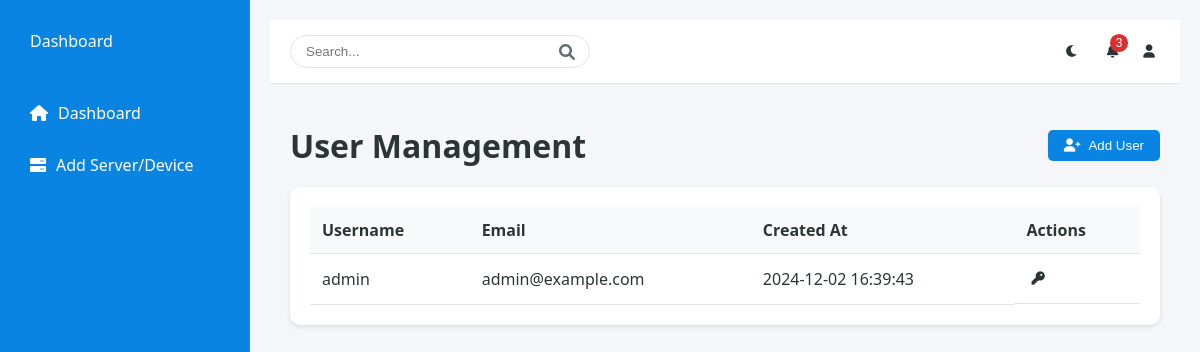
Page /users (signed in) on the earlier database version.
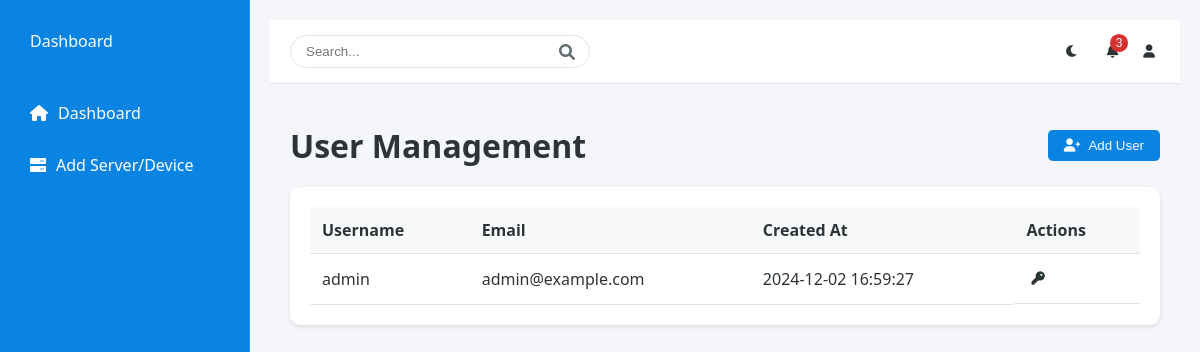
Same page on the later database version.
### models.py (models this page shows, shortened)
class User(UserMixin, db.Model):
    id = db.Column(db.Integer, primary_key=True)
    username = db.Column(db.String(80), unique=True, nullable=False)
    email = db.Column(db.String(120), unique=True, nullable=False)
    password_hash = db.Column(db.String(128))
    is_admin = db.Column(db.Boolean, default=False)
    devices = db.relationship('Device', backref='owner', lazy=True)
    created_at = db.Column(db.DateTime, default=datetime.utcnow)

### app.py (the view)
@app.route('/users')
@login_required
def manage_users():
    if not current_user.is_admin:
        flash('Access denied. Admin privileges required.', 'error')
        return redirect(url_for('dashboard'))
    users = User.query.all()
    return render_template('users.html', users=users)

### app.py (called while the page is built)
@login_manager.user_loader
def load_user(user_id):
    return User.query.get(int(user_id))

### templates/users.html (shortened to what this page needs)
{% extends "dashboard.html" %}
{% block content %}
<div class="dashboard-content">
    <div class="section-header">
        <h1>User Management</h1>
        <button class="action-btn" onclick="document.getElementById('addUserModal').style.display='block'">
            <i class="fas fa-user-plus"></i> Add User
        </button>
    </div>
    <div class="data-table">
        <table>
            <thead>
                <tr>
                    <th>Username</th>
                    <th>Email</th>
                    <th>Created At</th>
                    <th>Actions</th>
                </tr>
            </thead>
            <tbody>
                {% for user in users %}
                <tr>
                    <td>{{ user.username }}</td>
                    <td>{{ user.email }}</td>
                    <td>{{ user.created_at.strftime('%Y-%m-%d %H:%M:%S') }}</td>
                    <td class="actions">
                        <button class="icon-btn" onclick="openResetPasswordModal('{{ user.id }}')">
                            <i class="fas fa-key"></i>
                        </button>
                    </td>
                </tr>
                {% endfor %}
            </tbody>
        </table>
    </div>
</div>
{% endblock %}

### templates/dashboard.html (shortened to what this page needs)
{% extends "base.html" %}

### templates/base.html (shortened to what this page needs)
<!DOCTYPE html>
<html lang="en">
<head>
    <link rel="stylesheet" href="{{ url_for('static', filename='css/styles.css') }}">
    <link rel="stylesheet" href="https://cdnjs.cloudflare.com/ajax/libs/font-awesome/6.0.0/css/all.min.css">
</head>
<body>
    <div class="container">
        {% if current_user.is_authenticated %}
        <nav class="sidebar">
            <div class="logo">
                <span>Dashboard</span>
            </div>
            <ul class="nav-links">
                <li>
                    <a href="{{ url_for('dashboard') }}">
                        <i class="fas fa-home"></i>
                        <span>Dashboard</span>
                    </a>
                </li>
                <li>
                    <a href="{{ url_for('add_server') }}">
                        <i class="fas fa-server"></i>
                        <span>Add Server/Device</span>
                    </a>
                </li>
            </ul>
        </nav>
        {% endif %}
        <div class="main-content">
            {% if current_user.is_authenticated %}
            <header>
                <div class="header-content">
                    <div class="search-bar">
                        <input type="text" placeholder="Search...">
                        <i class="fas fa-search"></i>
                    </div>
                    <div class="header-icons">
                        <button id="theme-toggle" class="icon-btn" title="Toggle Theme">
                            <i class="fas fa-moon"></i>
                        </button>
                        <div class="notification-section">
                            <button class="icon-btn notification-btn" title="Notifications">
                                <i class="fas fa-bell"></i>
                                <span class="notification-badge">3</span>
                            </button>
                        </div>
                        <div class="profile-section">
                            <button class="icon-btn profile-btn" title="Profile Menu">
                                <i class="fas fa-user"></i>
                            </button>
                        </div>
                    </div>
                </div>
            </header>
            {% endif %}
            {% block content %}{% endblock %}
        </div>
    </div>
</body>
</html>

### static/css/styles.css (style rules this page uses)
:root { --bg-color: #f4f6f9; --card-bg: #ffffff; --text-primary: #2d3436; --text-secondary: #636e72; --border-color: #dfe6e9; --primary-color: #0984e3; --secondary-color: #636e72; --danger-color: #d63031; --success-color: #00b894; --card-shadow: 0 2px 4px rgba(0, 0, 0, 0.1); --hover-bg: #f8f9fa; --hover-color: #0769b3; --input-bg: #ffffff; --sidebar-bg: #ffffff; --header-bg: #ffffff; --dropdown-bg: #ffffff; }
* { margin: 0; padding: 0; box-sizing: border-box; transition: background-color 0.3s, color 0.3s; }
body { font-family: 'Segoe UI', Tahoma, Geneva, Verdana, sans-serif; background-color: var(--bg-color); color: var(--text-primary); min-height: 100vh; }
.container { display: flex; min-height: 100vh; }
.sidebar { width: 250px; background-color: #0984e3; padding: 20px; border-right: 1px solid rgba(255, 255, 255, 0.1); }
.logo { display: flex; align-items: center; padding: 10px; margin-bottom: 30px; color: #ffffff; }
.nav-links { list-style: none; }
.nav-links li { margin-bottom: 10px; }
.nav-links a { display: flex; align-items: center; padding: 10px; color: #ffffff; text-decoration: none; border-radius: 5px; transition: background-color 0.3s; }
.nav-links i { margin-right: 10px; }
.main-content { flex: 1; padding: 20px; background-color: var(--bg-color); }
header { background-color: var(--header-bg); padding: 15px 20px; border-bottom: 1px solid var(--border-color); margin-bottom: 20px; }
.header-content { display: flex; justify-content: space-between; align-items: center; }
.search-bar { position: relative; width: 300px; }
.search-bar input { width: 100%; padding: 8px 35px 8px 15px; border-radius: 20px; border: 1px solid var(--border-color); background-color: var(--input-bg); color: var(--text-primary); }
.search-bar i { position: absolute; right: 15px; top: 50%; transform: translateY(-50%); color: var(--text-secondary); }
.header-icons { display: flex; align-items: center; gap: 15px; }
.icon-btn { background: none; border: none; color: var(--text-primary); cursor: pointer; position: relative; padding: 5px; }
.profile-section { position: relative; }
.notification-badge { position: absolute; top: -5px; right: -5px; background-color: var(--danger-color); color: white; border-radius: 50%; padding: 2px 6px; font-size: 12px; }
#theme-toggle { padding: 8px; border-radius: 50%; transition: background-color 0.3s; }
.dashboard-content { padding: 20px; }
#theme-toggle { cursor: pointer; padding: 8px; border-radius: 50%; border: none; background: transparent; color: var(--text-primary); transition: background-color 0.3s; }
.data-table { background-color: var(--card-bg); }
.data-table th { background-color: var(--hover-bg); color: var(--text-primary); }
.data-table td { color: var(--text-primary); border-bottom: 1px solid var(--border-color); }
.action-btn { background-color: var(--primary-color); color: white; }
.notification-section { position: relative; }

### templates/users.html (style rules this page uses)
.section-header { display: flex; justify-content: space-between; align-items: center; margin-bottom: 20px; }
.data-table { background: var(--card-bg); border-radius: 10px; padding: 20px; box-shadow: var(--card-shadow); margin-top: 20px; }
.data-table table { width: 100%; border-collapse: collapse; }
.data-table th, .data-table td { padding: 12px; text-align: left; border-bottom: 1px solid var(--border-color); }
.data-table th { font-weight: 600; color: var(--text-primary); }
.actions { display: flex; gap: 8px; }
.action-btn { background: var(--primary-color); color: white; border: none; padding: 8px 16px; border-radius: 5px; cursor: pointer; display: flex; align-items: center; gap: 8px; }

Differences in the rows shown:
changed User "admin": created_at "2024-12-02 16:39:43" → "2024-12-02 16:59:27"
